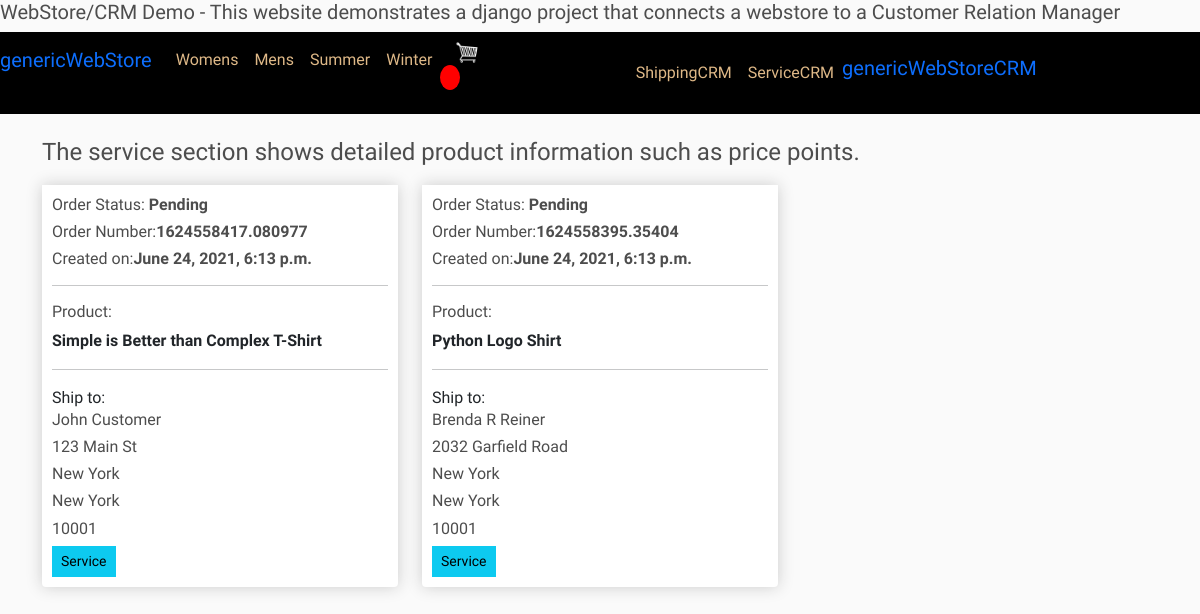
The app's page /service/, older data.
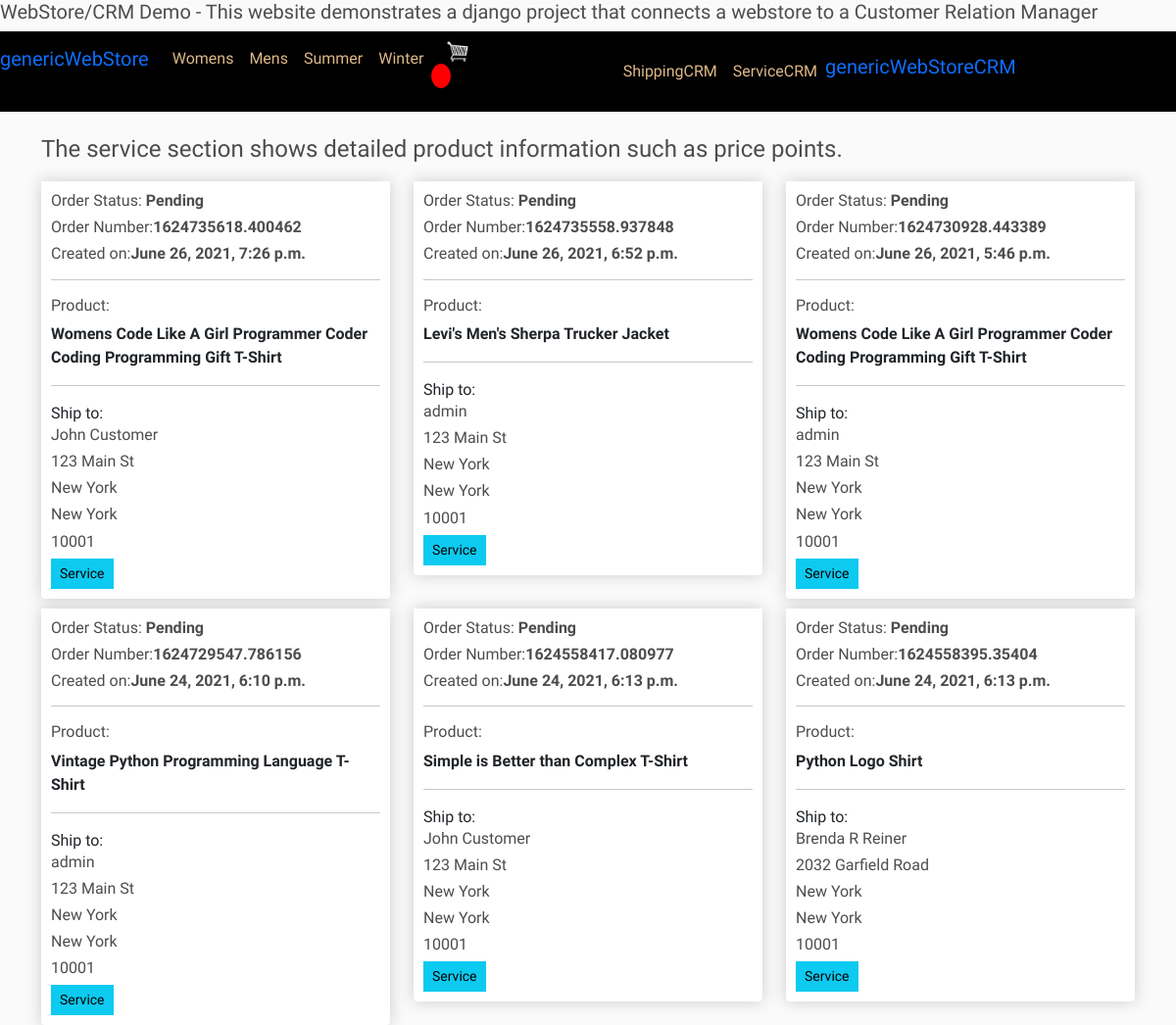
The same page, newer data.
### store/models.py (models this page shows, shortened)
class ShippingAddress(models.Model):
	STATUS = (
			('Pending', 'Pending'),
			('Picked', 'Picked'),
			('Shipped', 'Shipped'),
			('Canceled', 'Canceled'),
			)
	customer = models.ForeignKey(Customer, on_delete=models.SET_NULL, null=True)
	order = models.ForeignKey(Order, on_delete=models.SET_NULL, null=True)
	orderItem = models.ManyToManyField(OrderItem)
	address = models.CharField(max_length=200, null=False)
	city = models.CharField(max_length=200, null=False)
	state = models.CharField(max_length=200, null=False)
	zipcode = models.CharField(max_length=200, null=False)
	date_added = models.DateTimeField(auto_now_add=True)
	status = models.CharField(max_length=200, null=True,blank=True, choices=STATUS, default="Pending")
	note = models.CharField(max_length=1000, null=True, blank=True)

class Order(models.Model):
	customer = models.ForeignKey(Customer, on_delete=models.SET_NULL, null=True, blank=True)
	date_ordered = models.DateTimeField(auto_now_add=True)
	complete = models.BooleanField(default=False)
	transaction_id = models.CharField(max_length=100, null=True)
	def __str__(self):
		return str(self.transaction_id)

class OrderItem(models.Model):
	product = models.ForeignKey(Product, on_delete=models.SET_NULL, null=True)
	order = models.ForeignKey(Order, on_delete=models.SET_NULL, null=True)
	quantity = models.IntegerField(default=0, null=True, blank=True)
	date_added = models.DateTimeField(auto_now_add=True)

class Product(models.Model):
	sCATEGORY = (
			('Summer', 'Summer'),
			('Winter', 'Winter'),
			)
	gCATEGORY = (
			('Womens', 'Womens'),
			('Mens', 'Mens'),
			)
	LOCATION = (
			('001','001'),
			('002','002'),
			('003','003'),
			('004','004'),
			('005','005'),
			('006','006'),
			('007','007'),
			)
	name = models.CharField(max_length=200)
	description = models.CharField(max_length=200, null=True, blank=True)
	genderCategory = models.CharField(max_length=200, null=True, choices=gCATEGORY)
	seasonCategory = models.CharField(max_length=200, null=True, choices=sCATEGORY)
	price = models.FloatField()
	slPrice = models.FloatField(null=True, blank=True)
	lwstPrice = models.FloatField(null=True, blank=True)
	cost = models.FloatField(null=True, blank=True)
	location = models.CharField(max_length=200, null=True, choices=LOCATION)
	mnfDscptn = models.TextField(null=True, blank=True)
	mnfBrCd = models.CharField(max_length=200, default=False)
	digital = models.BooleanField(default=False,null=True, blank=True)
	image = models.ImageField(null=True, blank=True)
	image2 = models.ImageField(null=True, blank=True)
	image3 = models.ImageField(null=True, blank=True)
	date_created = models.DateTimeField(auto_now_add=True, null=True)
	tags = models.ManyToManyField(Tag)
	newItem = models.BooleanField(default=False,null=True, blank=True)
	whatsHot = models.BooleanField(default=False,null=True, blank=True)
	promo = models.BooleanField(default=False,null=True, blank=True)
	def __str__(self):
		return self.name

class Customer(models.Model):
	user = models.OneToOneField(User, null=True, blank=True, on_delete=models.CASCADE)
	name = models.CharField(max_length=200, null=True)
	email = models.CharField(max_length=200)
	def __str__(self):
		return self.name

### store/views.py (the view)
# urls.py: path('service/', views.service, name="service"),
def service(request):
    order = Order.objects.all()
    item = OrderItem.objects.all()
    address = ShippingAddress.objects.all().order_by('-date_added')
    context = {'order':order, 'address': address, 'item':item}
    return render(request, 'store/service.html', context)

### store/templates/store/service.html
{% extends 'store/main.html' %}
{% load static %}
{% block content %}
<h4>The service section shows detailed product information such as price points.</h4>
<div class="row">
    {% for i in address %}
    <div class="col-lg-4">
        <div class="box-element product">
            <h6>Order Status: <strong>{{ i.status }}</strong></h6>
            <h6>Order Number:<strong>{{ i.order }}</strong></h6>
            <h6>Created on:<strong>{{ i.order.date_ordered }}</strong></h6>
            <hr>
            <h6>Product:</h6>
            {% for item in i.orderItem.all %}
            <strong>{{ item.product }}</strong>
<br>
            {% endfor %}
            <hr>
            Ship to:
         <h6>{{ i.customer }}</h6>
            <h6>{{ i.address }}</h6>
            <h6> {{ i.city }}</h6>
            <h6> {{ i.state }}</h6>
            <h6> {{ i.zipcode }}</h6>
            <a class="btn btn-sm btn-info" href="{% url 'serviceOrder' i.id %}">Service</a>
        </div>
    </div>
    {% endfor %}
</div>
{% endblock content %}

Row changes from the older to the newer data that the page shows:
added ShippingAddress: status "Pending", order "1624735618.400462", order.date_ordered "June 26, 2021, 7:26 p.m.", customer "John Customer", address "123 Main St", city "New York", state "New York", zipcode "10001"
added OrderItem: product "Womens Code Like A Girl Programmer Coder Coding Programming Gift T-Shirt", shown under "Pending"
added ShippingAddress: status "Pending", order "1624735558.937848", order.date_ordered "June 26, 2021, 6:52 p.m.", customer "admin", address "123 Main St", city "New York", state "New York", zipcode "10001"
added OrderItem: product "Levi's Men's Sherpa Trucker Jacket", shown under "Pending"
added ShippingAddress: status "Pending", order "1624730928.443389", order.date_ordered "June 26, 2021, 5:46 p.m.", customer "admin", address "123 Main St", city "New York", state "New York", zipcode "10001"
added OrderItem: product "Womens Code Like A Girl Programmer Coder Coding Programming Gift T-Shirt", shown under "Pending"
added ShippingAddress: status "Pending", order "1624729547.786156", order.date_ordered "June 24, 2021, 6:10 p.m.", customer "admin", address "123 Main St", city "New York", state "New York", zipcode "10001"
now on this page (row edited): OrderItem: product "Vintage Python Programming Language T-Shirt", shown under "Pending"
